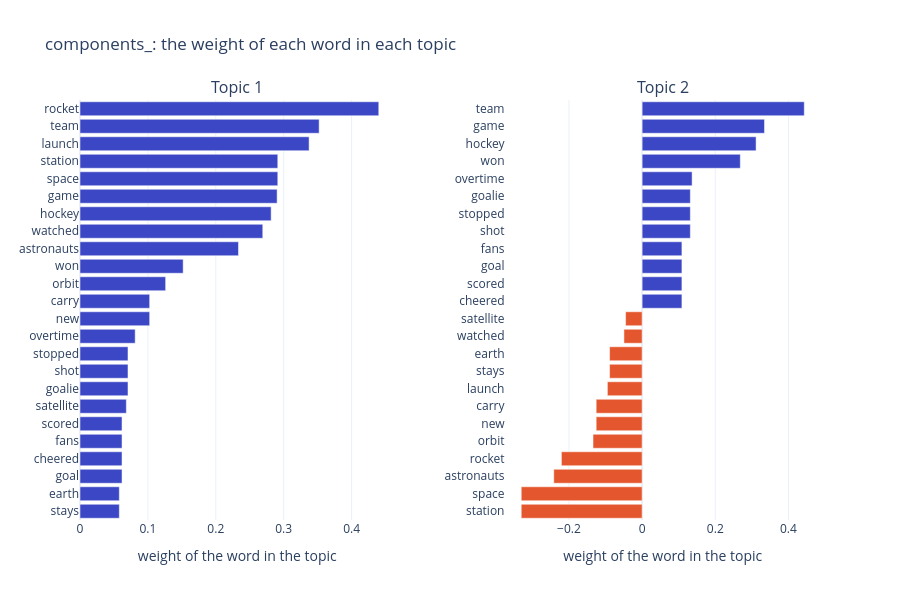

The code cell stored with this chart in its notebook:
### Markdown cell above
#### See it with data 🔬: the words of each topic

Each row of `components_` gives a weight to each of the 24 words. Let's draw them.

### Code cell
weights = pd.DataFrame(topic_words.T, index=words, columns=["topic 1", "topic 2"])
fig = make_subplots(rows=1, cols=2, subplot_titles=["Topic 1", "Topic 2"], horizontal_spacing=0.15)
for j, col in enumerate(weights.columns):
    w = weights[col].sort_values()
    fig.add_trace(go.Bar(x=w.values, y=w.index, orientation="h", showlegend=False,
                         marker_color=np.where(w.values > 0, "#3B47C4", "#E4572E")), row=1, col=j + 1)
fig.update_xaxes(title_text="weight of the word in the topic")
fig.update_layout(title="components_: the weight of each word in each topic", height=600)
fig.show()
for col in weights.columns:
    w = weights[col].sort_values()
    print(f"{col}: largest weights", ", ".join(f"{word} {v:.2f}" for word, v in w[::-1][:3].items()),
          "| smallest", ", ".join(f"{word} {v:.2f}" for word, v in w[:3].items()))

### Figure 1 — Plotly figure (JSON) as saved in the notebook; plotly's stock layout.template omitted (floating-point values rounded to 4 significant figures)
{"data": [{"marker": {"color": ["#3B47C4", "#3B47C4", "#3B47C4", "#3B47C4", "#3B47C4", "#3B47C4", "#3B47C4", "#3B47C4", "#3B47C4", "#3B47C4", "#3B47C4", "#3B47C4", "#3B47C4", "#3B47C4", "#3B47C4", "#3B47C4", "#3B47C4", "#3B47C4", "#3B47C4", "#3B47C4", "#3B47C4", "#3B47C4", "#3B47C4", "#3B47C4"]}, "orientation": "h", "showlegend": false, "type": "bar", "x": [0.0579, 0.0579, 0.06188, 0.06188, 0.06188, 0.06188, 0.06824, 0.07067, 0.07067, 0.07067, 0.08126, 0.1026, 0.1026, 0.1261, 0.1519, 0.2334, 0.2692, 0.2815, 0.2903, 0.2913, 0.2913, 0.3374, 0.3522, 0.44], "xaxis": "x", "y": ["stays", "earth", "goal", "cheered", "fans", "scored", "satellite", "goalie", "shot", "stopped", "overtime", "new", "carry", "orbit", "won", "astronauts", "watched", "hockey", "game", "space", "station", "launch", "team", "rocket"], "yaxis": "y"}, {"marker": {"color": ["#E4572E", "#E4572E", "#E4572E", "#E4572E", "#E4572E", "#E4572E", "#E4572E", "#E4572E", "#E4572E", "#E4572E", "#E4572E", "#E4572E", "#3B47C4", "#3B47C4", "#3B47C4", "#3B47C4", "#3B47C4", "#3B47C4", "#3B47C4", "#3B47C4", "#3B47C4", "#3B47C4", "#3B47C4", "#3B47C4"]}, "orientation": "h", "showlegend": false, "type": "bar", "x": [-0.3305, -0.3305, -0.2416, -0.2207, -0.1342, -0.1257, -0.1257, -0.09503, -0.08896, -0.08896, -0.04976, -0.04527, 0.1088, 0.1088, 0.1088, 0.1088, 0.1318, 0.1318, 0.1318, 0.1366, 0.2683, 0.3115, 0.3345, 0.4433], "xaxis": "x2", "y": ["station", "space", "astronauts", "rocket", "orbit", "new", "carry", "launch", "stays", "earth", "watched", "satellite", "cheered", "scored", "goal", "fans", "shot", "stopped", "goalie", "overtime", "won", "hockey", "game", "team"], "yaxis": "y2"}], "layout": {"annotations": [{"font": {"size": 16}, "showarrow": false, "text": "Topic 1", "x": 0.2125, "xanchor": "center", "xref": "paper", "y": 1.0, "yanchor": "bottom", "yref": "paper"}, {"font": {"size": 16}, "showarrow": false, "text": "Topic 2", "x": 0.7875, "xanchor": "center", "xref": "paper", "y": 1.0, "yanchor": "bottom", "yref": "paper"}], "height": 600, "title": {"text": "components_: the weight of each word in each topic"}, "xaxis": {"anchor": "y", "domain": [0.0, 0.425], "title": {"text": "weight of the word in the topic"}}, "xaxis2": {"anchor": "y2", "domain": [0.575, 1.0], "title": {"text": "weight of the word in the topic"}}, "yaxis": {"anchor": "x", "domain": [0.0, 1.0]}, "yaxis2": {"anchor": "x2", "domain": [0.0, 1.0]}}}
